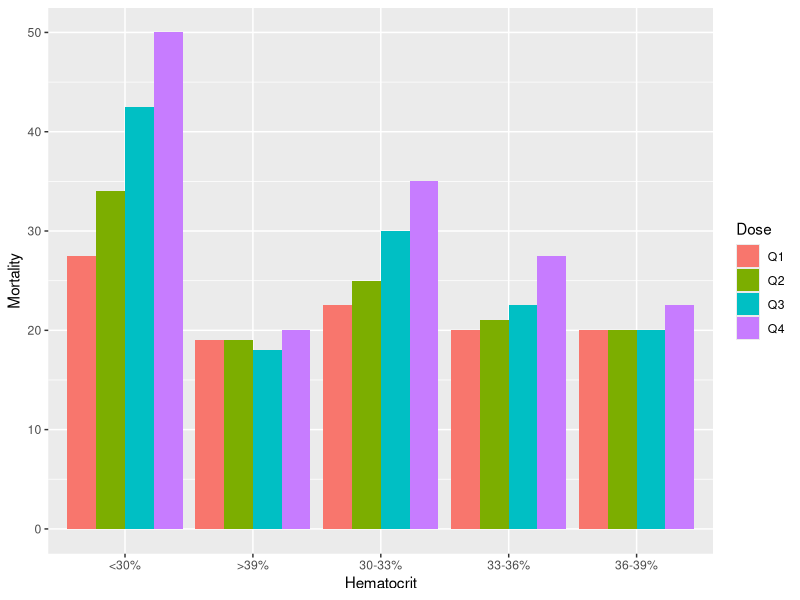
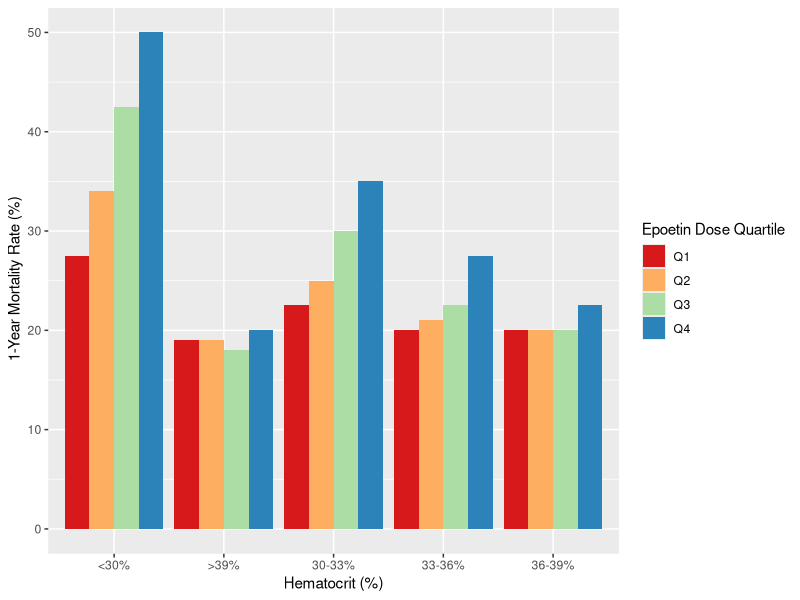

These charts were generated, in order, by the following R code:
## ---- chunk 1
library(tidyverse)

data <- read_csv("BadGraphData.csv")

## ---- chunk 2
library(ggplot2)

ggplot(data = data)+
  geom_bar(mapping = aes(x = Hematocrit, y = Mortality, fill = Dose), position = "dodge", stat = "identity")

## ---- chunk 3
ggplot(data = data)+
  geom_bar(mapping = aes(x = Hematocrit, y = Mortality, fill = Dose), position = "dodge", stat = "identity") +
  scale_fill_brewer(palette = "Spectral") +
labs(
    x = "Hematocrit (%)",
    y = " 1-Year Mortality Rate (%)",
    fill = "Epoetin Dose Quartile"
  ) 
